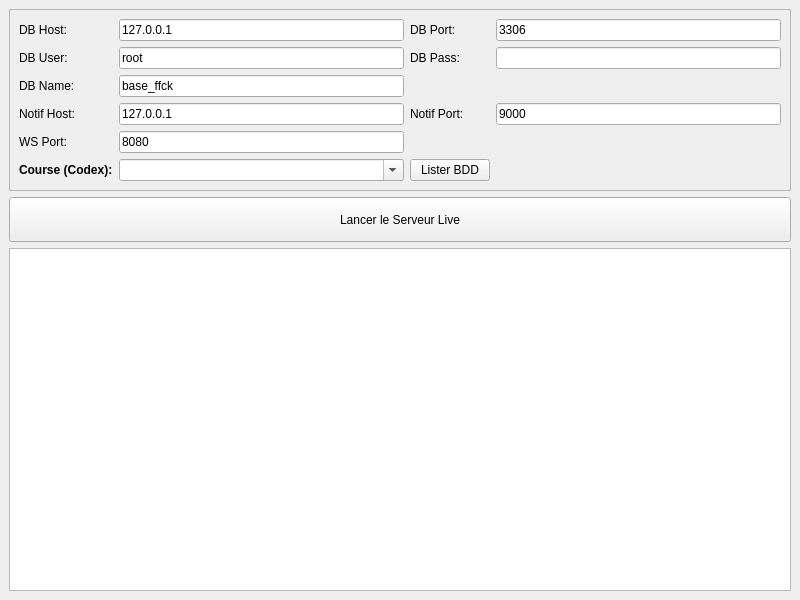
<?xml version="1.0" encoding="UTF-8"?>
<ui version="4.0">
 <class>MainWindow</class>
 <widget class="QMainWindow" name="MainWindow">
  <property name="geometry"><rect><x>0</x><y>0</y><width>800</width><height>600</height></rect></property>
  <property name="windowTitle"><string>WS-Live Bridge (Pure C++)</string></property>
  <widget class="QWidget" name="centralwidget">
   <layout class="QVBoxLayout" name="verticalLayout">
    <item>
     <widget class="QFrame" name="frameConfig">
      <property name="frameShape"><enum>QFrame::StyledPanel</enum></property>
      <layout class="QGridLayout" name="gridLayout">
       <item row="0" column="0"><widget class="QLabel"><property name="text"><string>DB Host:</string></property></widget></item>
       <item row="0" column="1"><widget class="QLineEdit" name="leDbHost"><property name="text"><string>127.0.0.1</string></property></widget></item>
       <item row="0" column="2"><widget class="QLabel"><property name="text"><string>DB Port:</string></property></widget></item>
       <item row="0" column="3"><widget class="QLineEdit" name="leDbPort"><property name="text"><string>3306</string></property></widget></item>
       <item row="1" column="0"><widget class="QLabel"><property name="text"><string>DB User:</string></property></widget></item>
       <item row="1" column="1"><widget class="QLineEdit" name="leDbUser"><property name="text"><string>root</string></property></widget></item>
       <item row="1" column="2"><widget class="QLabel"><property name="text"><string>DB Pass:</string></property></widget></item>
       <item row="1" column="3"><widget class="QLineEdit" name="leDbPass"><property name="echoMode"><enum>QLineEdit::Password</enum></property></widget></item>
       <item row="2" column="0"><widget class="QLabel"><property name="text"><string>DB Name:</string></property></widget></item>
       <item row="2" column="1"><widget class="QLineEdit" name="leDbName"><property name="text"><string>base_ffck</string></property></widget></item>
       <item row="3" column="0"><widget class="QLabel"><property name="text"><string>Notif Host:</string></property></widget></item>
       <item row="3" column="1"><widget class="QLineEdit" name="leNotifHost"><property name="text"><string>127.0.0.1</string></property></widget></item>
       <item row="3" column="2"><widget class="QLabel"><property name="text"><string>Notif Port:</string></property></widget></item>
       <item row="3" column="3"><widget class="QLineEdit" name="leNotifPort"><property name="text"><string>9000</string></property></widget></item>
       <item row="4" column="0"><widget class="QLabel"><property name="text"><string>WS Port:</string></property></widget></item>
       <item row="4" column="1"><widget class="QLineEdit" name="leWsPort"><property name="text"><string>8080</string></property></widget></item>
       <item row="5" column="0"><widget class="QLabel"><property name="text"><string>Course (Codex):</string></property><property name="font"><font><bold>true</bold></font></property></widget></item>
       <item row="5" column="1"><widget class="QComboBox" name="cbCodex"><property name="editable"><bool>true</bool></property></widget></item>
       <item row="5" column="2"><widget class="QPushButton" name="btnRefreshCodex"><property name="text"><string>Lister BDD</string></property></widget></item>
      </layout>
     </widget>
    </item>
    <item>
     <widget class="QPushButton" name="btnStartStop">
      <property name="text"><string>Lancer le Serveur Live</string></property>
      <property name="minimumSize"><size><width>0</width><height>45</height></size></property>
     </widget>
    </item>
    <item>
     <widget class="QPlainTextEdit" name="txtConsole">
      <property name="readOnly"><bool>true</bool></property>
      <property name="font"><font><family>Consolas</family></font></property>
     </widget>
    </item>
   </layout>
  </widget>
 </widget>
 <resources/>
 <connections/>
</ui>
